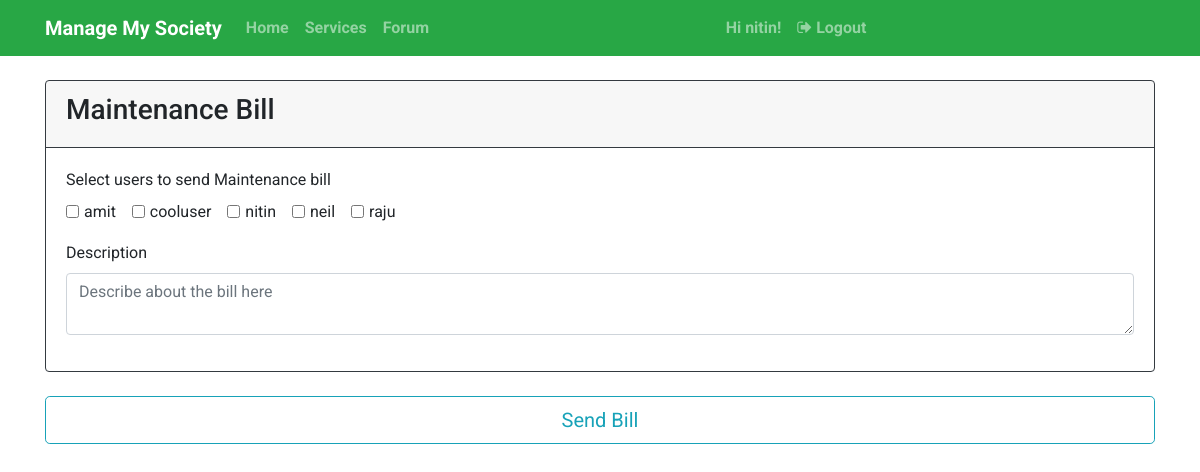
The app's page /createbill/ (signed in) with its own data.
### societies/models.py (models this page shows, shortened)
class Owner(models.Model):
    society = models.ForeignKey(SocietyDetail, on_delete=models.CASCADE)
    name = models.ForeignKey(User, on_delete=models.CASCADE)
    flat_no = models.CharField(max_length = 20, null = False)

### users/views.py (the view)
# urls.py: path('createbill/', user_views.createBill, name = 'createBill'),
@login_required
def createBill(request):
    secretary = SocietyDetail.objects.filter(secretary = request.user)
    if secretary:
        owners = Owner.objects.filter(society = secretary[0])
        return render(request, 'societies/bill.html', {'flat_owners': owners, 'society': secretary[0]})
    return render(request, 'societies/message.html',
                    {'message': 'You are not authorized for this action'})

### societies/templates/societies/bill.html (shortened to what this page needs)
{% extends 'users/base.html' %}
{% block content %}
<div class="container">
    <form method="POST" action="{% url 'sendBill' %}">
        <div class="card border-dark">
            <div class="card-header border-dark">
                <h3>Maintenance Bill</h3>
            </div>
            <div class="card-body">
               <div class="form-group">
                    <label for="for_owner">Select users to send Maintenance bill</label>
                    <br/>
                    {% for i in flat_owners %}
                            <div class="form-check-inline">
                                <input type="checkbox" class="form-check-input" name="select_user"
                                    value="{{ i.name }}" id="{{ i.name }}" />
                                <label class="form-check-label" for="{{ i.name }}">{{ i.name }}</label>
                            </div>
                    {% endfor %}
                </div>
               <div class="form-group">
                   <label for="description">Description</label>
                   <textarea class="form-control" placeholder="Describe about the bill here"
                            type="text" id="description" name="description"></textarea>
               </div>
            </div>
        </div>
        <br/>
        <input type="submit" value="Send Bill" class="btn btn-outline-info btn-block btn-lg" />
    </form>
</div>
{% endblock content %}

### users/templates/users/base.html (shortened to what this page needs)
<!DOCTYPE html>
<html>
    <head>
        <link href="https://stackpath.bootstrapcdn.com/font-awesome/4.7.0/css/font-awesome.min.css" rel="stylesheet">
        <link rel="stylesheet" href="https://maxcdn.bootstrapcdn.com/bootstrap/4.0.0/css/bootstrap.min.css">
        <link rel="stylesheet" href="http://code.jquery.com/ui/1.10.3/themes/smoothness/jquery-ui.css" />
    </head>
    <body style="font-family: 'Roboto', sans-serif;">
        <nav class="navbar sticky-top navbar-expand-lg navbar-dark bg-success" style="font-weight: bolder;">
            <div class="container">
                <a class="navbar-brand"  href="{% url 'landing' %}">Manage My Society</a>
                <div class="collapse navbar-collapse" id="navbarText" style="color: white;">
                    <div class="navbar-nav mr-auto">
                        <a class="nav-item nav-link" href="{% url 'home' %}">Home</a>
                        <a class="nav-item nav-link" href="#services">Services</a>
                        {% if user.username %}
                        <a class="nav-item nav-link" href="{% url 'forum' %}">Forum</a>
                        {% endif %}
                    </div>
                    <div class="navbar-nav mr-auto">
                        {% if user.username %}
                        <span class="nav-item nav-link">Hi {{ user.username }}!</span>
                        <a class="nav-item nav-link" href="{% url 'logout' %}">
                            <i class="fa fa-sign-out" aria-hidden="true"></i> Logout
                        </a>
                        {% else %}
                        <a class="nav-item nav-link" href="{% url 'login' %}">
                            <i class="fa fa-user-circle"></i> Login</a>
                        {% endif %}
                    </div>
                </div>
            </div>
        </nav>
        <br/>
        {% block content %} {% endblock %}
    </body>
</html>

### records on screen
Owner: name "amit"
Owner: name "cooluser"
Owner: name "nitin"
Owner: name "neil"
Owner: name "raju"

### other values on screen
{{ user.username }} "nitin"
